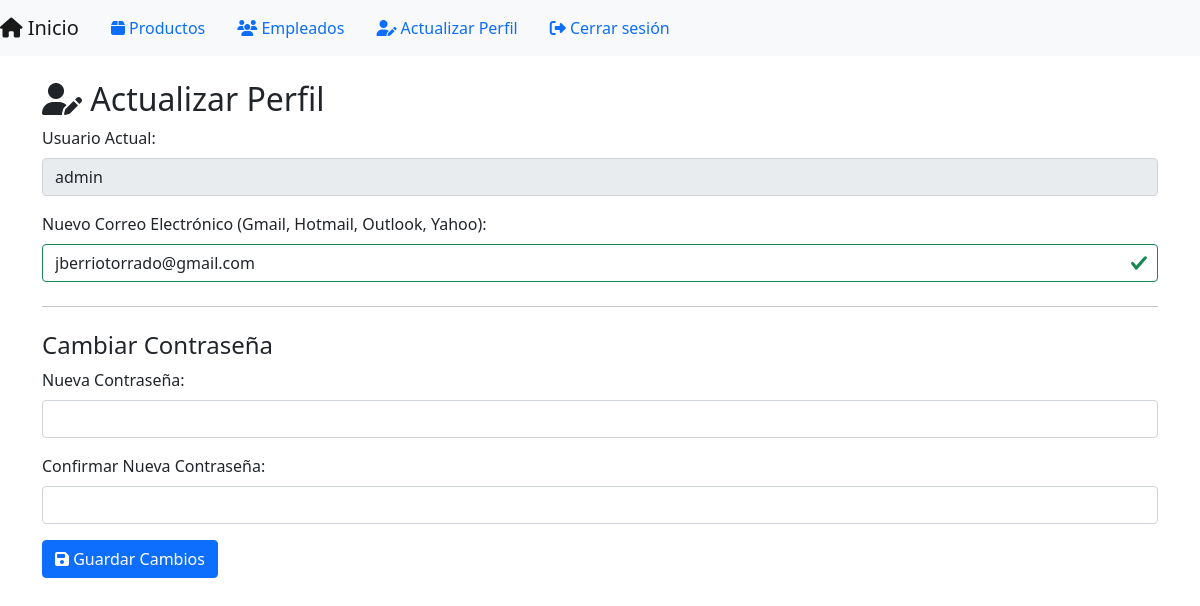
Page /update_profile (signed in) on the earlier database version.
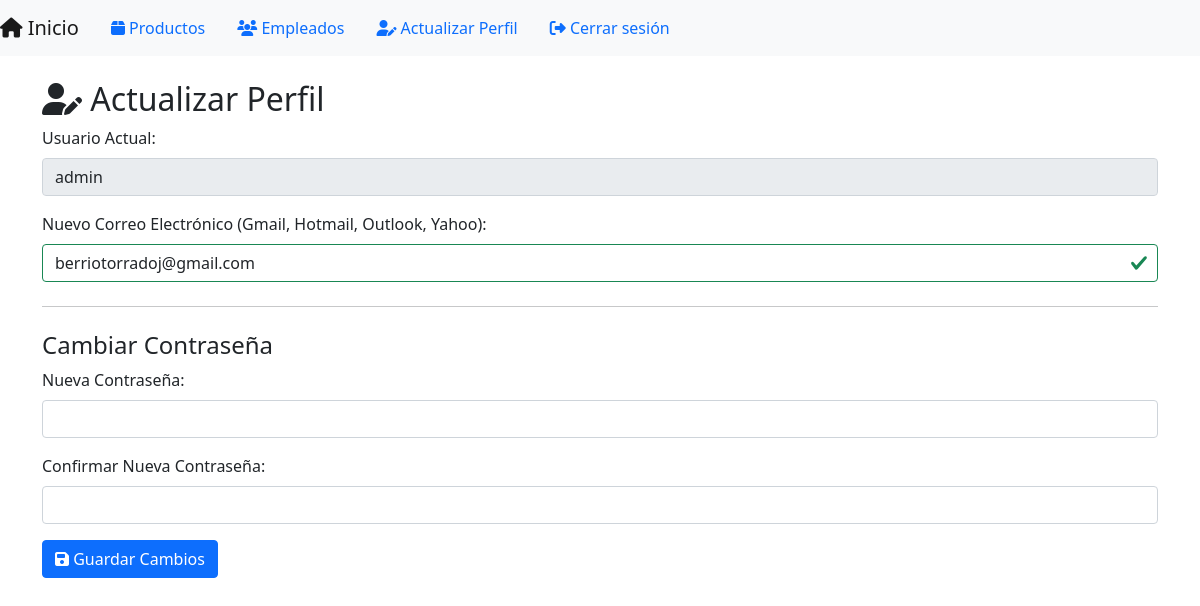
Same page on the later database version.
### models.py (models this page shows, shortened)
class Usuario(db.Model, UserMixin):
    __tablename__ = 'usuarios'
    usuario_ID = db.Column(db.Integer, primary_key=True, autoincrement=True)
    rol_FK = db.Column(db.Integer, db.ForeignKey('rol.rol_ID', ondelete='CASCADE'), nullable=True)
    usuario = db.Column(db.String(80), unique=True, nullable=False)
    contraseña = db.Column(db.String(255), nullable=False)
    email = db.Column(db.String(150), unique=True,  nullable=True)
    estado = db.Column(db.Enum('activo', 'inactivo'), default='activo')
    facturas = db.relationship('Factura', backref='usuario', cascade='all, delete')

### app.py (the view, shortened to what this page needs)
@app.route('/update_profile', methods=['GET', 'POST'])
@login_required
def update_profile():
    rol_usuario = Rol.query.get(current_user.rol_FK)
    if not rol_usuario or rol_usuario.rol_usuario != "administrador":
        flash('Acceso no autorizado', 'danger')
        return redirect(url_for('adminMain'))
    usuario_actual = current_user
    contraseña_actualizada_exitosamente = False
    email_actualizado_exitosamente = False
    return render_template('update_profile.html', usuario=usuario_actual)

### app.py (called while the page is built)
@login_manager.user_loader
def load_user(user_id):
    return db.session.get(Usuario, int(user_id))

### templates/update_profile.html (shortened to what this page needs)
<!DOCTYPE html>
<html lang="es">
<head>
    <link href="https://cdn.jsdelivr.net/npm/bootstrap@5.1.3/dist/css/bootstrap.min.css" rel="stylesheet">
    <link rel="stylesheet" href="https://cdnjs.cloudflare.com/ajax/libs/font-awesome/6.5.2/css/all.min.css">
</head>
<body>
    <nav class="navbar navbar-expand-lg navbar-light bg-light">
        <a class="navbar-brand" href="{{ url_for('adminMain') }}"><i class="fas fa-home"></i> Inicio</a>
        <a class="nav-link" href="{{ url_for('productosDB') }}"><i class="fas fa-box"></i> Productos</a>
        <a class="nav-link" href="{{ url_for('empleadosDB') }}"><i class="fas fa-users"></i> Empleados</a>
        <a class="nav-link active" href="{{ url_for('update_profile') }}"><i class="fas fa-user-edit"></i> Actualizar Perfil</a>
        <a class="nav-link" href="{{ url_for('logout') }}"><i class="fas fa-sign-out-alt"></i> Cerrar sesión</a>
    </nav>
    <div class="container mt-4">
        <h2><i class="fas fa-user-edit"></i> Actualizar Perfil</h2>
        <form method="POST" id="formUpdateProfile">
            <div class="mb-3">
                <label for="current_username" class="form-label">Usuario Actual:</label>
                <input type="text" id="current_username" class="form-control" value="{{ usuario.usuario }}" readonly>
            </div>
            <div class="mb-3">
                <label for="nuevo_email" class="form-label">Nuevo Correo Electrónico (Gmail, Hotmail, Outlook, Yahoo):</label>
                <input type="email" id="nuevo_email" name="nuevo_email" class="form-control" value="{{ usuario.email }}">
            </div>
            <hr class="my-4">
            <h4>Cambiar Contraseña</h4>
            <div class="mb-3">
                <label for="nueva_contraseña" class="form-label">Nueva Contraseña:</label>
                <input type="password" id="nueva_contraseña" name="nueva_contraseña" class="form-control">
            </div>
            <div class="mb-3">
                <label for="confirmar_contraseña" class="form-label">Confirmar Nueva Contraseña:</label>
                <input type="password" id="confirmar_contraseña" name="confirmar_contraseña" class="form-control">
            </div>
            <button type="submit" class="btn btn-primary" id="btnUpdateProfile"><i class="fas fa-save"></i> Guardar Cambios</button>
        </form>
    </div>
</body>
</html>

Differences in the rows shown:
changed Usuario "admin": nuevo_email "jberriotorrado@gmail.com" → "berriotorradoj@gmail.com"
